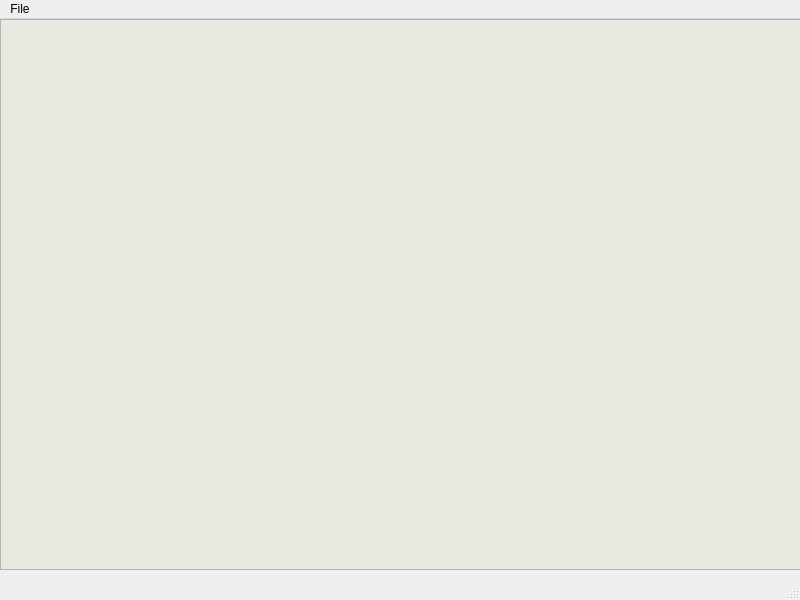
<?xml version="1.0" encoding="UTF-8"?>
<ui version="4.0">
 <class>MainWindow</class>
 <widget class="QMainWindow" name="MainWindow">
  <property name="geometry">
   <rect>
    <x>0</x>
    <y>0</y>
    <width>800</width>
    <height>600</height>
   </rect>
  </property>
  <property name="windowTitle">
   <string>Empty file</string>
  </property>
  <property name="windowIcon">
   <iconset>
    <normaloff>icon/fakelogo.ico</normaloff>icon/fakelogo.ico</iconset>
  </property>
  <widget class="QWidget" name="centralwidget">
   <widget class="QWidget" name="verticalLayoutWidget">
    <property name="geometry">
     <rect>
      <x>0</x>
      <y>0</y>
      <width>801</width>
      <height>551</height>
     </rect>
    </property>
    <layout class="QVBoxLayout" name="verticalLayout">
     <item>
      <widget class="QTextEdit" name="textEdit">
       <property name="styleSheet">
        <string notr="true">background-color: rgb(233, 233, 225);
font: 10pt &quot;Comic Sans MS&quot;;</string>
       </property>
      </widget>
     </item>
    </layout>
   </widget>
  </widget>
  <widget class="QMenuBar" name="menubar">
   <property name="geometry">
    <rect>
     <x>0</x>
     <y>0</y>
     <width>800</width>
     <height>26</height>
    </rect>
   </property>
   <widget class="QMenu" name="menuFile">
    <property name="title">
     <string>File</string>
    </property>
    <addaction name="actionNew"/>
    <addaction name="actionOpen"/>
    <addaction name="actionSave"/>
    <addaction name="actionExit"/>
   </widget>
   <addaction name="menuFile"/>
  </widget>
  <widget class="QStatusBar" name="statusbar"/>
  <action name="actionNew">
   <property name="text">
    <string>New</string>
   </property>
   <property name="statusTip">
    <string>Create a empty file</string>
   </property>
   <property name="whatsThis">
    <string/>
   </property>
   <property name="shortcut">
    <string>Ctrl+N</string>
   </property>
  </action>
  <action name="actionOpen">
   <property name="text">
    <string>Open</string>
   </property>
   <property name="statusTip">
    <string>Open an exists file</string>
   </property>
   <property name="shortcut">
    <string>Ctrl+O</string>
   </property>
  </action>
  <action name="actionSave">
   <property name="text">
    <string>Save</string>
   </property>
   <property name="statusTip">
    <string>Save a file</string>
   </property>
   <property name="shortcut">
    <string>Ctrl+S</string>
   </property>
  </action>
  <action name="actionExit">
   <property name="text">
    <string>Exit</string>
   </property>
   <property name="statusTip">
    <string>Exit program</string>
   </property>
   <property name="shortcut">
    <string>Ctrl+X</string>
   </property>
  </action>
 </widget>
 <resources/>
 <connections>
  <connection>
   <sender>actionExit</sender>
   <signal>triggered()</signal>
   <receiver>MainWindow</receiver>
   <slot>close()</slot>
   <hints>
    <hint type="sourcelabel">
     <x>-1</x>
     <y>-1</y>
    </hint>
    <hint type="destinationlabel">
     <x>399</x>
     <y>299</y>
    </hint>
   </hints>
  </connection>
 </connections>
</ui>
